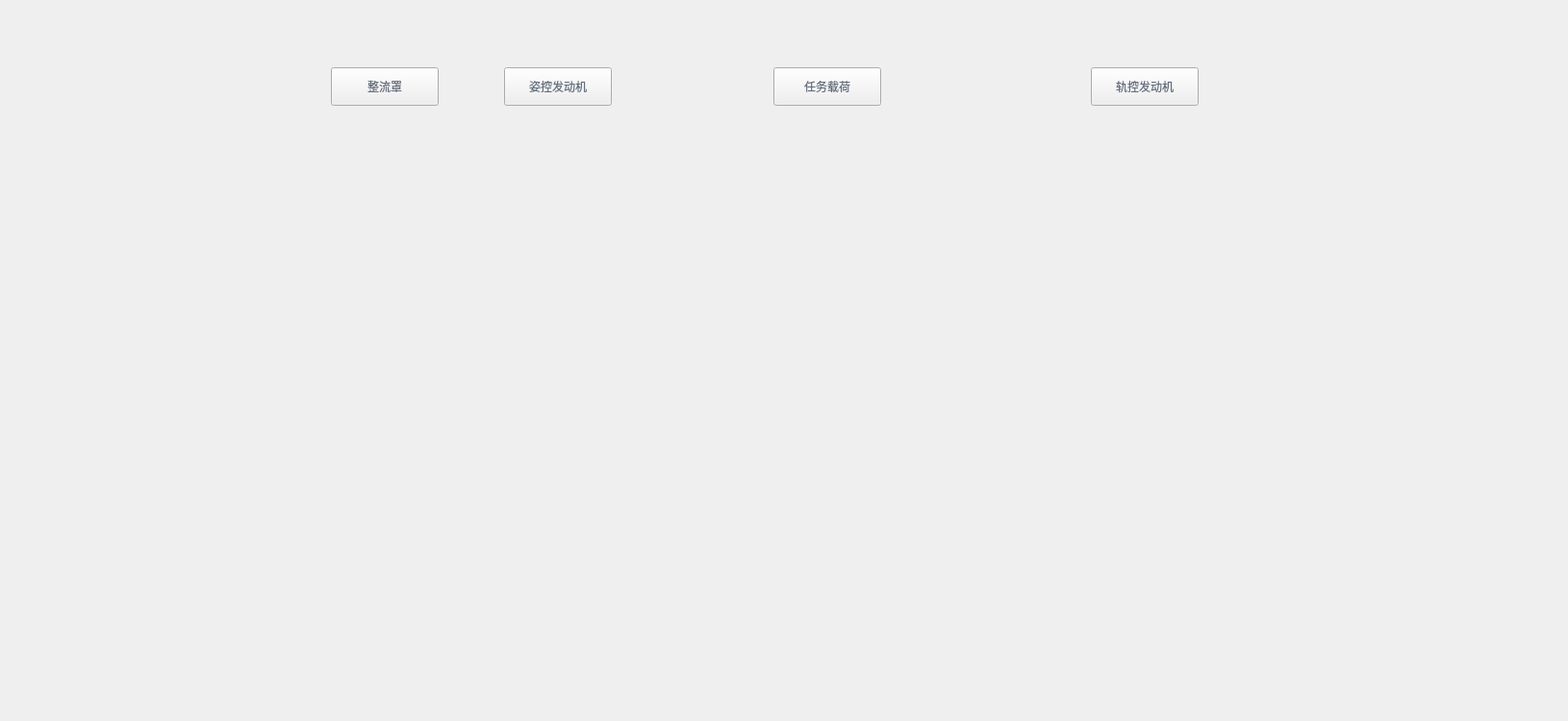
                <widget class="QWidget" name="scrollAreaWidgetContents_2">
                 <property name="geometry">
                  <rect>
                   <x>0</x>
                   <y>0</y>
                   <width>1630</width>
                   <height>750</height>
                  </rect>
                 </property>
                 <layout class="QHBoxLayout" name="horizontalLayout_7">
                  <property name="spacing">
                   <number>0</number>
                  </property>
                  <property name="leftMargin">
                   <number>0</number>
                  </property>
                  <property name="topMargin">
                   <number>0</number>
                  </property>
                  <property name="rightMargin">
                   <number>0</number>
                  </property>
                  <property name="bottomMargin">
                   <number>0</number>
                  </property>
                  <item>
                   <widget class="QWidget" name="contentwid2" native="true">
                    <widget class="QWidget" name="fdj_label_9" native="true">
                     <property name="geometry">
                      <rect>
                       <x>800</x>
                       <y>70</y>
                       <width>120</width>
                       <height>40</height>
                      </rect>
                     </property>
                     <property name="minimumSize">
                      <size>
                       <width>0</width>
                       <height>40</height>
                      </size>
                     </property>
                     <property name="maximumSize">
                      <size>
                       <width>16777215</width>
                       <height>40</height>
                      </size>
                     </property>
                     <layout class="QHBoxLayout" name="horizontalLayout_16">
                      <property name="spacing">
                       <number>0</number>
                      </property>
                      <property name="leftMargin">
                       <number>0</number>
                      </property>
                      <property name="topMargin">
                       <number>0</number>
                      </property>
                      <property name="rightMargin">
                       <number>0</number>
                      </property>
                      <property name="bottomMargin">
                       <number>0</number>
                      </property>
                      <item>
                       <widget class="QLabel" name="label_128">
                        <property name="minimumSize">
                         <size>
                          <width>4</width>
                          <height>0</height>
                         </size>
                        </property>
                        <property name="maximumSize">
                         <size>
                          <width>4</width>
                          <height>16777215</height>
                         </size>
                        </property>
                        <property name="text">
                         <string/>
                        </property>
                        <property name="pixmap">
                         <pixmap resource="twoDdisplay.qrc">:/twoDdisplay/rectleft</pixmap>
                        </property>
                       </widget>
                      </item>
                      <item>
                       <widget class="QPushButton" name="rwzhbtn2">
                        <property name="minimumSize">
                         <size>
                          <width>0</width>
                          <height>40</height>
                         </size>
                        </property>
                        <property name="maximumSize">
                         <size>
                          <width>16777215</width>
                          <height>40</height>
                         </size>
                        </property>
                        <property name="cursor">
                         <cursorShape>PointingHandCursor</cursorShape>
                        </property>
                        <property name="styleSheet">
                         <string notr="true">border-image:url(:/twoDdisplay/btnbg);
color:rgb(98,109,125);</string>
                        </property>
                        <property name="text">
                         <string>任务载荷</string>
                        </property>
                       </widget>
                      </item>
                      <item>
                       <widget class="QLabel" name="label_129">
                        <property name="minimumSize">
                         <size>
                          <width>4</width>
                          <height>0</height>
                         </size>
                        </property>
                        <property name="maximumSize">
                         <size>
                          <width>4</width>
                          <height>16777215</height>
                         </size>
                        </property>
                        <property name="text">
                         <string/>
                        </property>
                        <property name="pixmap">
                         <pixmap resource="twoDdisplay.qrc">:/twoDdisplay/rectright</pixmap>
                        </property>
                       </widget>
                      </item>
                     </layout>
                    </widget>
                    <widget class="QWidget" name="fdj_label_8" native="true">
                     <property name="geometry">
                      <rect>
                       <x>1130</x>
                       <y>70</y>
                       <width>120</width>
                       <height>40</height>
                      </rect>
                     </property>
                     <property name="minimumSize">
                      <size>
                       <width>0</width>
                       <height>40</height>
                      </size>
                     </property>
                     <property name="maximumSize">
                      <size>
                       <width>16777215</width>
                       <height>40</height>
                      </size>
                     </property>
                     <layout class="QHBoxLayout" name="horizontalLayout_15">
                      <property name="spacing">
                       <number>0</number>
                      </property>
                      <property name="leftMargin">
                       <number>0</number>
                      </property>
                      <property name="topMargin">
                       <number>0</number>
                      </property>
                      <property name="rightMargin">
                       <number>0</number>
                      </property>
                      <property name="bottomMargin">
                       <number>0</number>
                      </property>
                      <item>
                       <widget class="QLabel" name="label_125">
                        <property name="minimumSize">
                         <size>
                          <width>4</width>
                          <height>0</height>
                         </size>
                        </property>
                        <property name="maximumSize">
                         <size>
                          <width>4</width>
                          <height>16777215</height>
                         </size>
                        </property>
                        <property name="text">
                         <string/>
                        </property>
                        <property name="pixmap">
                         <pixmap resource="twoDdisplay.qrc">:/twoDdisplay/rectleft</pixmap>
                        </property>
                       </widget>
                      </item>
                      <item>
                       <widget class="QPushButton" name="gkfdjbtn">
                        <property name="minimumSize">
                         <size>
                          <width>0</width>
                          <height>40</height>
                         </size>
                        </property>
                        <property name="maximumSize">
                         <size>
                          <width>16777215</width>
                          <height>40</height>
                         </size>
                        </property>
                        <property name="cursor">
                         <cursorShape>PointingHandCursor</cursorShape>
                        </property>
                        <property name="styleSheet">
                         <string notr="true">border-image:url(:/twoDdisplay/btnbg);
color:rgb(98,109,125);</string>
                        </property>
                        <property name="text">
                         <string>轨控发动机</string>
                        </property>
                       </widget>
                      </item>
                      <item>
                       <widget class="QLabel" name="label_126">
                        <property name="minimumSize">
                         <size>
                          <width>4</width>
                          <height>0</height>
                         </size>
                        </property>
                        <property name="maximumSize">
                         <size>
                          <width>4</width>
                          <height>16777215</height>
                         </size>
                        </property>
                        <property name="text">
                         <string/>
                        </property>
                        <property name="pixmap">
                         <pixmap resource="twoDdisplay.qrc">:/twoDdisplay/rectright</pixmap>
                        </property>
                       </widget>
                      </item>
                     </layout>
                    </widget>
                    <widget class="QLabel" name="label_127">
                     <property name="geometry">
                      <rect>
                       <x>1130</x>
                       <y>110</y>
                       <width>20</width>
                       <height>211</height>
                      </rect>
                     </property>
                     <property name="styleSheet">
                      <string notr="true">border-left:2px dashed white;</string>
                     </property>
                     <property name="text">
                      <string/>
                     </property>
                    </widget>
                    <widget class="QLabel" name="label_10">
                     <property name="geometry">
                      <rect>
                       <x>260</x>
                       <y>180</y>
                       <width>1067</width>
                       <height>285</height>
                      </rect>
                     </property>
                     <property name="text">
                      <string/>
                     </property>
                     <property name="pixmap">
                      <pixmap resource="twoDdisplay.qrc">:/twoDdisplay/smjbig</pixmap>
                     </property>
                    </widget>
                    <widget class="QWidget" name="fdj_label_11" native="true">
                     <property name="geometry">
                      <rect>
                       <x>340</x>
                       <y>70</y>
                       <width>120</width>
                       <height>40</height>
                      </rect>
                     </property>
                     <property name="minimumSize">
                      <size>
                       <width>0</width>
                       <height>40</height>
                      </size>
                     </property>
                     <property name="maximumSize">
                      <size>
                       <width>16777215</width>
                       <height>40</height>
                      </size>
                     </property>
                     <layout class="QHBoxLayout" name="horizontalLayout_18">
                      <property name="spacing">
                       <number>0</number>
                      </property>
                      <property name="leftMargin">
                       <number>0</number>
                      </property>
                      <property name="topMargin">
                       <number>0</number>
                      </property>
                      <property name="rightMargin">
                       <number>0</number>
                      </property>
                      <property name="bottomMargin">
                       <number>0</number>
                      </property>
                      <item>
                       <widget class="QLabel" name="label_132">
                        <property name="minimumSize">
                         <size>
                          <width>4</width>
                          <height>0</height>
                         </size>
                        </property>
                        <property name="maximumSize">
                         <size>
                          <width>4</width>
                          <height>16777215</height>
                         </size>
                        </property>
                        <property name="text">
                         <string/>
                        </property>
                        <property name="pixmap">
                         <pixmap resource="twoDdisplay.qrc">:/twoDdisplay/rectleft</pixmap>
                        </property>
                       </widget>
                      </item>
                      <item>
                       <widget class="QPushButton" name="zlzbtn">
                        <property name="minimumSize">
                         <size>
                          <width>0</width>
                          <height>40</height>
                         </size>
                        </property>
                        <property name="maximumSize">
                         <size>
                          <width>16777215</width>
                          <height>40</height>
                         </size>
                        </property>
                        <property name="cursor">
                         <cursorShape>PointingHandCursor</cursorShape>
                        </property>
                        <property name="styleSheet">
                         <string notr="true">border-image:url(:/twoDdisplay/btnbg);
color:rgb(98,109,125);</string>
                        </property>
                        <property name="text">
                         <string>整流罩</string>
                        </property>
                       </widget>
                      </item>
                      <item>
                       <widget class="QLabel" name="label_133">
                        <property name="minimumSize">
                         <size>
                          <width>4</width>
                          <height>0</height>
                         </size>
                        </property>
                        <property name="maximumSize">
                         <size>
                          <width>4</width>
                          <height>16777215</height>
                         </size>
                        </property>
                        <property name="text">
                         <string/>
                        </property>
                        <property name="pixmap">
                         <pixmap resource="twoDdisplay.qrc">:/twoDdisplay/rectright</pixmap>
                        </property>
                       </widget>
                      </item>
                     </layout>
                    </widget>
                    <widget class="QLabel" name="label_134">
                     <property name="geometry">
                      <rect>
                       <x>800</x>
                       <y>110</y>
                       <width>20</width>
                       <height>201</height>
                      </rect>
                     </property>
                     <property name="styleSheet">
                      <string notr="true">border-left:2px dashed white;</string>
                     </property>
                     <property name="text">
                      <string/>
                     </property>
                    </widget>
                    <widget class="QLabel" name="label_136">
                     <property name="geometry">
                      <rect>
                       <x>340</x>
                       <y>110</y>
                       <width>20</width>
                       <height>201</height>
                      </rect>
                     </property>
                     <property name="styleSheet">
                      <string notr="true">border-left:2px dashed white;</string>
                     </property>
                     <property name="text">
                      <string/>
                     </property>
                    </widget>
                    <widget class="QLabel" name="label_135">
                     <property name="geometry">
                      <rect>
                       <x>520</x>
                       <y>110</y>
                       <width>20</width>
                       <height>201</height>
                      </rect>
                     </property>
                     <property name="styleSheet">
                      <string notr="true">border-left:2px dashed white;</string>
                     </property>
                     <property name="text">
                      <string/>
                     </property>
                    </widget>
                    <widget class="QWidget" name="fdj_label_10" native="true">
                     <property name="geometry">
                      <rect>
                       <x>520</x>
                       <y>70</y>
                       <width>120</width>
                       <height>40</height>
                      </rect>
                     </property>
                     <property name="minimumSize">
                      <size>
                       <width>0</width>
                       <height>40</height>
                      </size>
                     </property>
                     <property name="maximumSize">
                      <size>
                       <width>16777215</width>
                       <height>40</height>
                      </size>
                     </property>
                     <layout class="QHBoxLayout" name="horizontalLayout_17">
                      <property name="spacing">
                       <number>0</number>
                      </property>
                      <property name="leftMargin">
                       <number>0</number>
                      </property>
                      <property name="topMargin">
                       <number>0</number>
                      </property>
                      <property name="rightMargin">
                       <number>0</number>
                      </property>
                      <property name="bottomMargin">
                       <number>0</number>
                      </property>
                      <item>
                       <widget class="QLabel" name="label_130">
                        <property name="minimumSize">
                         <size>
                          <width>4</width>
                          <height>0</height>
                         </size>
                        </property>
                        <property name="maximumSize">
                         <size>
                          <width>4</width>
                          <height>16777215</height>
                         </size>
                        </property>
                        <property name="text">
                         <string/>
                        </property>
                        <property name="pixmap">
                         <pixmap resource="twoDdisplay.qrc">:/twoDdisplay/rectleft</pixmap>
                        </property>
                       </widget>
                      </item>
                      <item>
                       <widget class="QPushButton" name="zkfdjbtn">
                        <property name="minimumSize">
                         <size>
                          <width>0</width>
                          <height>40</height>
                         </size>
                        </property>
                        <property name="maximumSize">
                         <size>
                          <width>16777215</width>
                          <height>40</height>
                         </size>
                        </property>
                        <property name="cursor">
                         <cursorShape>PointingHandCursor</cursorShape>
                        </property>
                        <property name="styleSheet">
                         <string notr="true">border-image:url(:/twoDdisplay/btnbg);
color:rgb(98,109,125);</string>
                        </property>
                        <property name="text">
                         <string>姿控发动机</string>
                        </property>
                       </widget>
                      </item>
                      <item>
                       <widget class="QLabel" name="label_131">
                        <property name="minimumSize">
                         <size>
                          <width>4</width>
                          <height>0</height>
                         </size>
                        </property>
                        <property name="maximumSize">
                         <size>
                          <width>4</width>
                          <height>16777215</height>
                         </size>
                        </property>
                        <property name="text">
                         <string/>
                        </property>
                        <property name="pixmap">
                         <pixmap resource="twoDdisplay.qrc">:/twoDdisplay/rectright</pixmap>
                        </property>
                       </widget>
                      </item>
                     </layout>
                    </widget>
                    <zorder>fdj_label_9</zorder>
                    <zorder>fdj_label_8</zorder>
                    <zorder>label_10</zorder>
                    <zorder>fdj_label_11</zorder>
                    <zorder>label_134</zorder>
                    <zorder>label_136</zorder>
                    <zorder>label_135</zorder>
                    <zorder>fdj_label_10</zorder>
                    <zorder>label_127</zorder>
                   </widget>
                  </item>
                 </layout>
                </widget>
